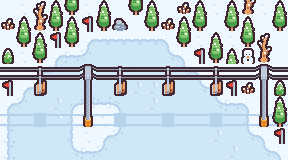

Rendered tile map (Tiled .tmx) drawn with the repository's tilesets; below, a short description and the full map source, tile grids included:
An orthogonal 18x10 tile map with 16x16 px tiles, 3 tile layers (background, deco, obstacle).

<map version="1.9" tiledversion="1.9.1" orientation="orthogonal" renderorder="right-down" width="18" height="10" tilewidth="16" tileheight="16" infinite="0" nextlayerid="6" nextobjectid="1">
 <tileset firstgid="1" source="../tilemap/tilemap.tsx" />
 <layer id="1" name="background" width="18" height="10">
  <data encoding="csv">
1,6,6,6,6,6,1,1,1,1,1,1,1,6,6,6,6,1,
1,1,6,1,1,1,1,1,1,6,1,1,1,1,1,1,1,1,
1,1,6,1,1,61,1610612741,1610612741,1610612741,1610612741,66,1,6,6,6,1,1,1,
1,6,6,61,2684354562,62,3,3,3,3,65,66,1,6,6,6,1,1,
6,6,61,62,3,3,3,4,4,3,3,65,66,1,1,6,1,1,
1,61,62,3,3,3,3,3,4,4,3,3,65,66,1,1,1,1,
61,62,3,4,77,1610612738,1610612738,74,3,4,3,3,3,65,2684354562,66,6,1,
2,3,3,4,5,6,6,2,3,3,3,3,3,4,3,5,6,1,
2,3,3,3,5,6,61,62,3,3,3,3,3,4,3,65,66,1,
2,3,3,3,65,2684354562,62,3,3,3,3,3,3,3,4,3,65,66
</data>
 </layer>
 <layer id="5" name="deco" width="18" height="10">
  <data encoding="csv">
0,0,0,0,0,0,0,0,0,0,0,0,0,0,0,0,0,0,
0,0,0,0,0,0,0,0,0,0,0,0,0,0,0,0,0,0,
0,0,0,0,0,0,0,0,0,0,0,0,0,0,0,0,0,0,
0,0,0,0,0,0,0,0,0,0,0,0,0,0,0,0,0,0,
0,0,0,0,0,0,0,0,0,0,0,0,0,0,0,0,0,0,
0,0,0,0,0,0,0,0,0,0,0,0,0,0,0,0,0,0,
0,0,0,0,0,0,0,0,0,0,0,0,0,0,0,0,0,0,
54,54,49,54,54,42,54,49,54,54,49,54,54,49,54,54,42,54,
0,0,0,0,0,0,0,0,0,0,0,0,0,0,0,0,0,0,
0,0,0,0,0,0,0,0,0,0,0,0,0,0,0,0,0,0
</data>
 </layer>
 <layer id="4" name="obstacle" width="18" height="10">
  <data encoding="csv">
0,0,8,7,19,0,7,0,19,7,0,32,7,0,7,20,0,7,
32,7,20,19,7,9,19,82,0,19,32,7,19,0,19,7,0,19,
0,19,7,9,19,0,0,0,0,0,0,19,0,7,0,19,8,0,
31,0,19,0,0,0,0,0,0,0,0,0,9,19,7,70,20,0,
47,47,46,47,47,43,47,46,47,47,46,47,47,46,47,47,43,47,
9,0,58,0,0,55,0,58,0,0,58,0,0,58,9,32,55,31,
0,0,0,0,0,55,0,0,0,0,0,0,0,0,0,0,55,7,
0,0,0,0,0,67,0,0,0,0,0,0,0,0,0,0,67,19,
0,0,0,0,0,0,0,0,0,0,0,0,0,0,0,0,0,9,
0,0,0,0,0,0,0,0,0,0,0,0,0,0,0,0,0,0
</data>
 </layer>
</map>
